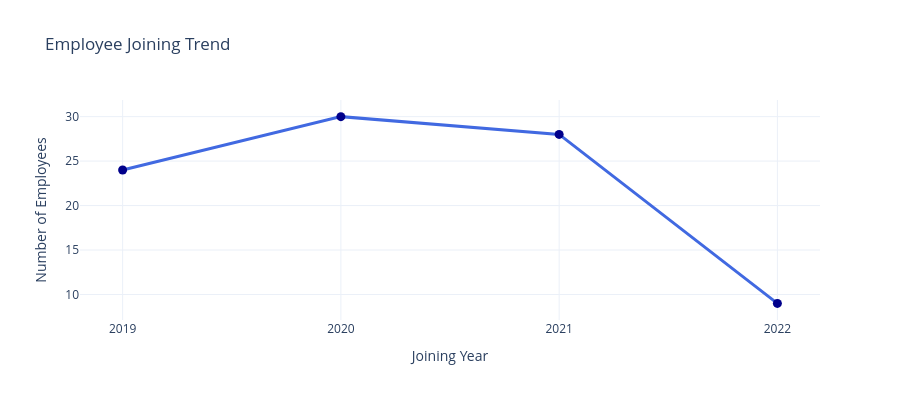

The notebook cell this image was saved under:
### Markdown cell above
# JOINING TIME TREND

### Code cell
import plotly.graph_objects as go

# Extract joining year
df["JoinYear"] = df["JoinDate"].dt.year

joining_trend = df["JoinYear"].value_counts().sort_index()

fig = go.Figure()

fig.add_trace(go.Scatter(
    x=joining_trend.index,
    y=joining_trend.values,
    mode="lines+markers",
    name="Employees",
    line=dict(color="royalblue", width=3),
    marker=dict(color="darkblue", size=9),
    hovertemplate="Year: %{x}<br>Employees: %{y}<extra></extra>"
))

fig.update_layout(
    title="Employee Joining Trend",
    xaxis=dict(title="Joining Year", dtick=1),
    yaxis=dict(title="Number of Employees", tickformat=",d"),
    template="plotly_white",
    width=900,
    height=400
)

fig.show()

### Figure 1 — Plotly figure (JSON) as saved in the notebook; plotly's stock layout.template omitted (floating-point values rounded to 4 significant figures)
{"data": [{"hovertemplate": "Year: %{x}<br>Employees: %{y}<extra></extra>", "line": {"color": "royalblue", "width": 3}, "marker": {"color": "darkblue", "size": 9}, "mode": "lines+markers", "name": "Employees", "type": "scatter", "x": [2019.0, 2020.0, 2021.0, 2022.0], "y": [24, 30, 28, 9]}], "layout": {"height": 400, "title": {"text": "Employee Joining Trend"}, "width": 900, "xaxis": {"dtick": 1, "title": {"text": "Joining Year"}}, "yaxis": {"tickformat": ",d", "title": {"text": "Number of Employees"}}}}
